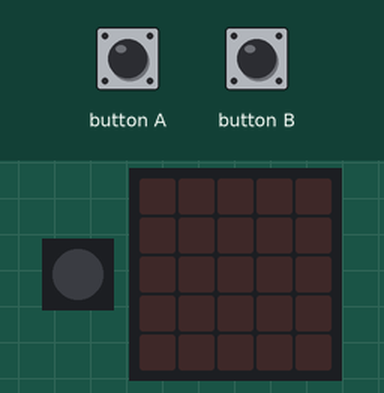
Recording of a program running on a simulated Calliope mini (MakeCode). On the bench: 1 RGB LEDs in strip order, left to right, the board's 5×5 LED display. The test bench sets the inputs (shaded band). Dim RGB values are drawn brighter than linear.

Above: at 1.2 s.
1.3 s: button A pressed for 0.15 s
At 2.2 s:
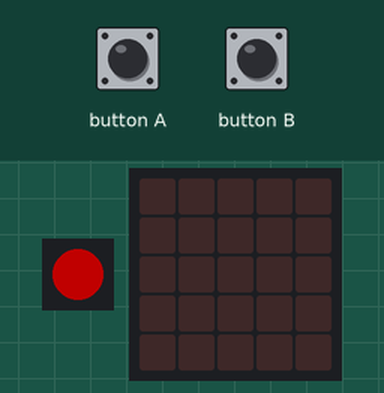
2.9 s: button B pressed for 0.15 s
At 3.4 s:
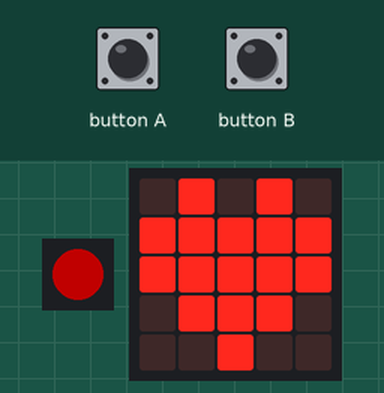
4.5 s: button A pressed for 1 s
At 5.8 s:
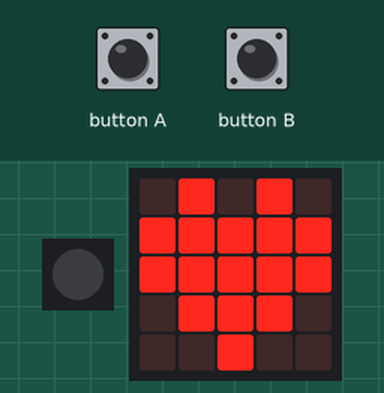
7.0 s: button B pressed for 1 s
At 7.7 s:
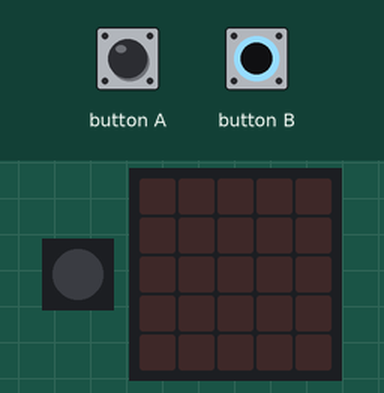
9.5 s: button A pressed for 0.15 s
At 10.7 s:
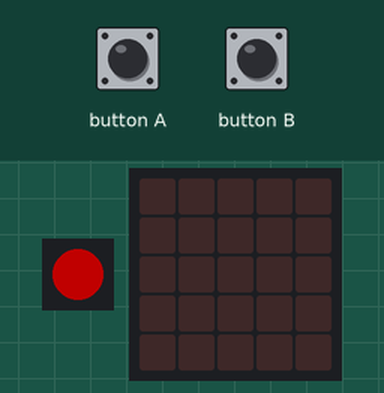
11.1 s: button A pressed for 3.2 s
At 12.0 s:
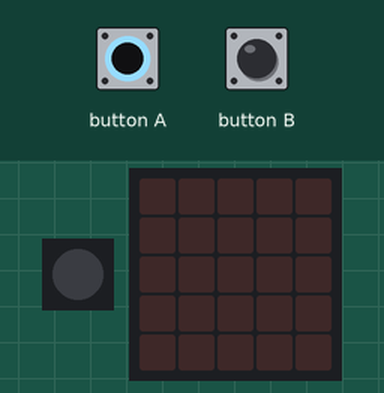
Timing chart, 0 to 14.1 s (numbered marks = the images above; inputs shaded):
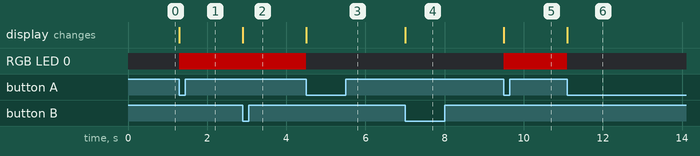

The program:

main.ts
```typescript
let led_an = false
let bild_an = false
let A = false
let B = false
while (true) {
    if (input.buttonIsPressed(Button.A) && !A) {
        A = true
        if (led_an == true) {
            basic.turnRgbLedOff()
        } else {
            basic.setLedColor(0x550000)
        }

        led_an = !led_an
    }

    if (!input.buttonIsPressed(Button.A) && A) {
        A = false
    }

    if (input.buttonIsPressed(Button.B) && !B) {
        B = true
        if (bild_an == true) {
            basic.clearScreen()
        } else {
            basic.showIcon(IconNames.Heart)
        }

        bild_an = !bild_an
    }

    if (!input.buttonIsPressed(Button.B) && B) {
        B = false
    }

}
```

test.ts
```typescript
// Hier kann man Tests durchführen; diese Datei wird nicht kompiliert, wenn dieses Paket als Erweiterung verwendet wird.
```

Measured:
- after the input at 1.3 s, RGB LED 0: off → RGB(85, 0, 0) at once
- after the input at 2.9 s, the display: changes at once (image 2)
- after the input at 4.5 s, RGB LED 0: RGB(85, 0, 0) → off at once
- after the input at 7.0 s, the display: changes at once (image 4)
- after the input at 9.5 s, RGB LED 0: off → RGB(85, 0, 0) at once
- after the input at 11.1 s, RGB LED 0: RGB(85, 0, 0) → off at once
